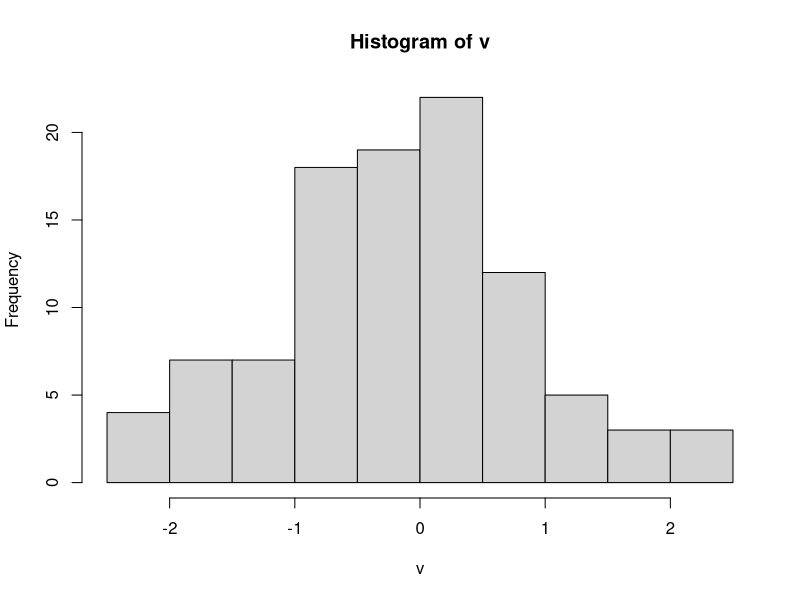

Write the R code that produced this figure.
## ---- chunk 1
## insert your brilliant code here

v <- rnorm(100)
hist(v)

